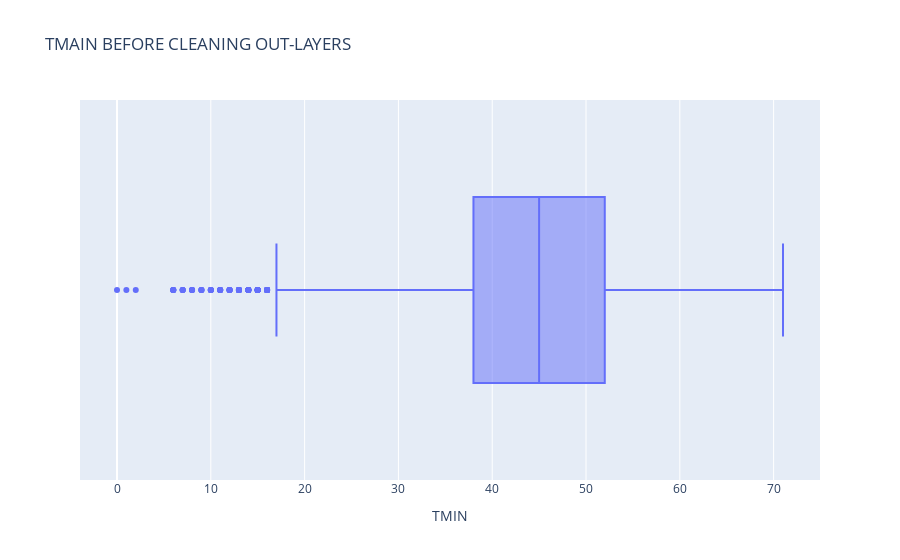

Write notebook code for a chart like this one.
### Code cell
fig = px.box(WeatherData, x='TMIN', height=500, title='TMAIN BEFORE CLEANING OUT-LAYERS')
fig.show()

### Figure 1 — Plotly figure (JSON) as saved in the notebook; plotly's stock layout.template omitted (floating-point values rounded to 4 significant figures; data arrays with more than 128 entries replaced by an {"elided": "..."} marker saying what was removed)
{"data": [{"alignmentgroup": "True", "hovertemplate": "TMIN=%{x}<extra></extra>", "legendgroup": "", "marker": {"color": "#636efa"}, "name": "", "notched": false, "offsetgroup": "", "orientation": "h", "showlegend": false, "type": "box", "x": {"elided": "25551 int values"}, "x0": " ", "xaxis": "x", "y0": " ", "yaxis": "y"}], "layout": {"autosize": true, "boxmode": "group", "legend": {"tracegroupgap": 0}, "title": {"text": "TMAIN BEFORE CLEANING OUT-LAYERS"}, "xaxis": {"anchor": "y", "autorange": true, "domain": [0, 1], "range": [-3.944, 74.94], "title": {"text": "TMIN"}, "type": "linear"}, "yaxis": {"anchor": "x", "autorange": true, "domain": [0, 1], "range": [-0.5, 0.5], "type": "category"}}}
